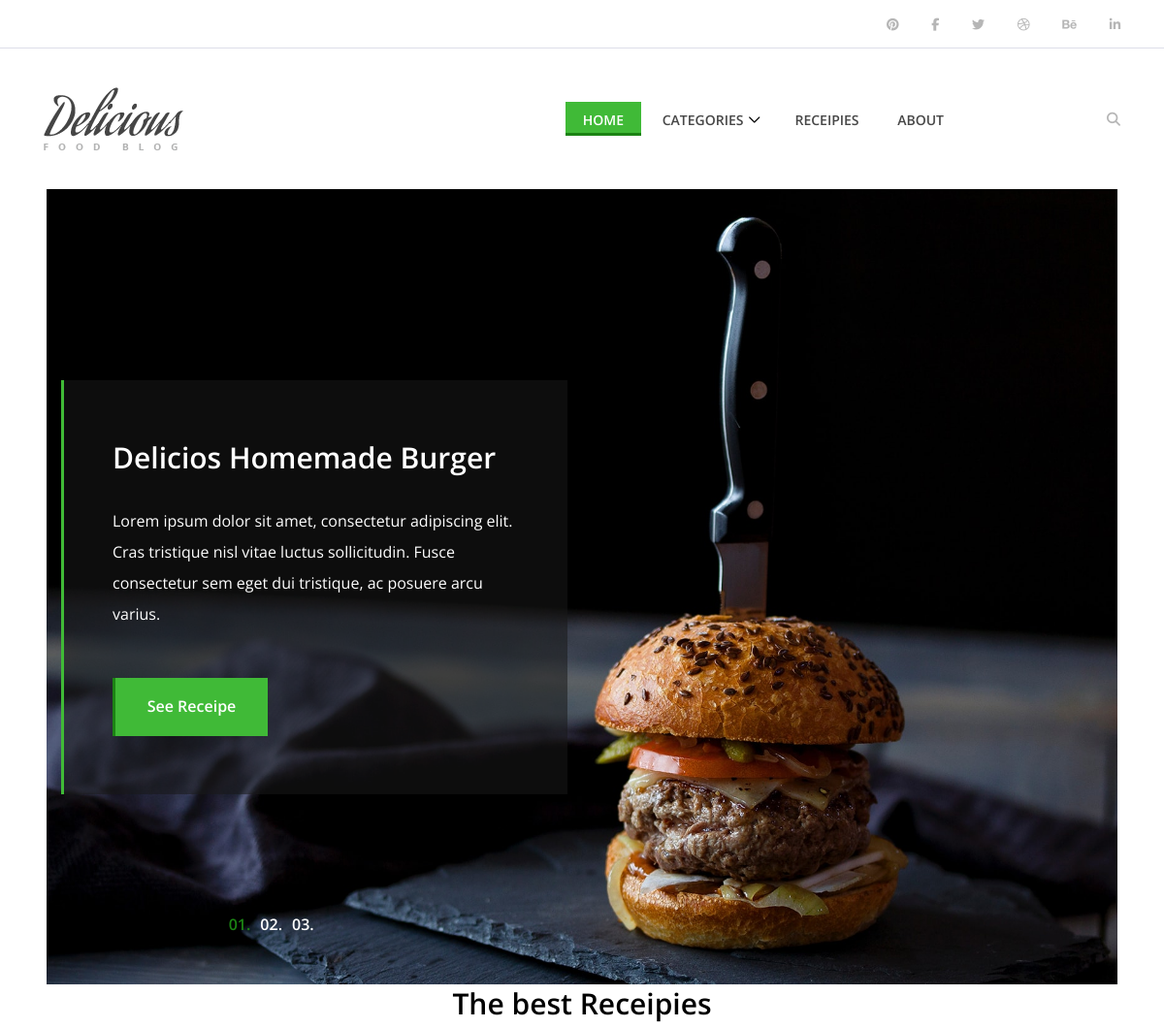
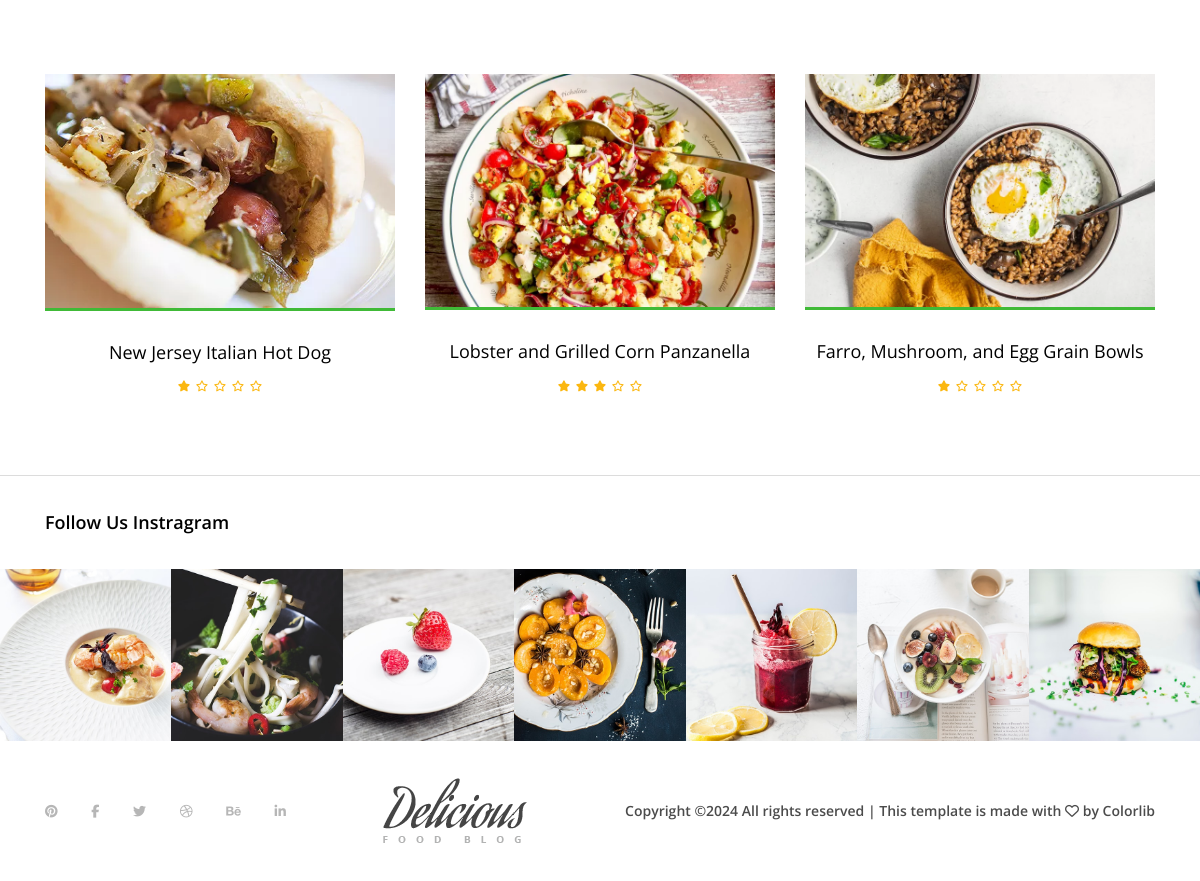
The page /lunch/ on the database its author committed (2 pictures, top to bottom).
### main/models.py (models this page shows, shortened)
class Recipe(models.Model):
    name = models.CharField(max_length=255)
    image = models.ImageField(upload_to='images/', blank=True, null=True)
    description = models.TextField(blank=True,null=True)
    prep = models.CharField(max_length=50)
    cook = models.CharField(max_length=50)
    yields = models.CharField(max_length=100, blank=True, null=True)
    country = models.ForeignKey(Country, on_delete=models.SET_NULL, null=True,blank=True)
    tags = models.ManyToManyField(Tag, blank=True)
    category = models.ForeignKey(Category,on_delete=models.SET_NULL,null=True)
    rating = models.IntegerField(default=0)
    make=RichTextField(blank=True,null=True)
    calories=models.CharField(max_length=255,blank=True,null=True)
    fat=models.CharField(max_length=255,blank=True,null=True)
    carbs=models.CharField(max_length=255,blank=True,null=True)
    protein=models.CharField(max_length=255,blank=True,null=True)
    class Meta:
        ordering = ('-id', )

### main/views.py (the view)
# urls.py: path('lunch/',lunch_view,name='lunch'),
def lunch_view(request):
    lunch=Recipe.objects.all()
    return render(request,'category/lunch.html',{'lunch':lunch})

### main/templatetags/custom_filters.py (called while the page is built)
@register.filter
def times(number):
    return range(number)

### templates/category/lunch.html (shortened to what this page needs)
{%extends 'base.html'%}
{% load static %}
{% load custom_filters %}
{%block content%}
    <section class="hero-area">
        <div class="hero-slides owl-carousel">
            <div class="single-hero-slide bg-img" style="background-image: url({% static 'img/bg-img/bg1.jpg' %});">
                <div class="container h-100">
                    <div class="row h-100 align-items-center">
                        <div class="col-12 col-md-9 col-lg-7 col-xl-6">
                            <div class="hero-slides-content" data-animation="fadeInUp" data-delay="100ms">
                                <h2 data-animation="fadeInUp" data-delay="300ms">Delicios Homemade Burger</h2>
                                <p data-animation="fadeInUp" data-delay="700ms">Lorem ipsum dolor sit amet, consectetur adipiscing elit. Cras tristique nisl vitae luctus sollicitudin. Fusce consectetur sem eget dui tristique, ac posuere arcu varius.</p>
                                <a href="#" class="btn delicious-btn" data-animation="fadeInUp" data-delay="1000ms">See Receipe</a>
                            </div>
                        </div>
                    </div>
                </div>
            </div>
        </div>
    </section>
    <section class="best-receipe-area">
        <div class="container">
            <div class="row">
                <div class="col-12">
                    <div class="section-heading">
                        <h3>The best Receipies</h3>
                    </div>
                </div>
            </div>
            <div class="row">
                {% for receipe in lunch %}
                    {% if receipe.category.name == 'Lunch' %}
                        <div class="col-12 col-sm-6 col-lg-4">
                            <div class="single-best-receipe-area mb-30">
                                <a href = "{% url 'receipe' receipe.id %}">
                                    <img src="{{receipe.image.url}}" alt="">
                                 </a>
                                <div class="receipe-content">
                                    <a href="receipe-post.html">
                                         <h5>{{receipe.name}}</h5>
                                    </a>
                                    <div class="ratings">
                                        {% for star in 5|times %}
                                            {% if star < receipe.rating %}
                                                <i class="fa fa-star" aria-hidden="true"></i>
                                            {% else %}
                                                <i class="fa fa-star-o" aria-hidden="true"></i>
                                            {% endif %}
                                        {% endfor %}
                                    </div>
                                </div>
                             </div>
                        </div>
                    {%endif%}
                {%endfor%}
            </div>
        </div>
    </section>
    <div class="follow-us-instagram">
        <div class="container">
            <div class="row">
                <div class="col-12">
                    <h5>Follow Us Instragram</h5>
                </div>
            </div>
        </div>
        <div class="insta-feeds d-flex flex-wrap">
            <div class="single-insta-feeds">
                <img src="{% static 'img/bg-img/insta1.jpg'%}" alt="">
            </div>
            <div class="single-insta-feeds">
                <img src="{% static 'img/bg-img/insta2.jpg'%}" alt="">
            </div>
            <div class="single-insta-feeds">
                <img src="{% static 'img/bg-img/insta3.jpg'%}" alt="">
            </div>
            <div class="single-insta-feeds">
                <img src="{% static 'img/bg-img/insta4.jpg'%}" alt="">
            </div>
            <div class="single-insta-feeds">
                <img src="{% static 'img/bg-img/insta5.jpg'%}" alt="">
            </div>
            <div class="single-insta-feeds">
                <img src="{% static 'img/bg-img/insta6.jpg'%}" alt="">
            </div>
            <div class="single-insta-feeds">
                <img src="{% static 'img/bg-img/insta7.jpg'%}" alt="">
            </div>
        </div>
    </div>
 {%endblock content%}

### staticfiles/style.css (style rules this page uses)
* { margin: 0; padding: 0; }
body { font-family: "Open Sans", sans-serif; font-size: 14px; }
h1, h2, h3, h4, h5, h6 { color: #000000; line-height: 1.3; font-weight: 600; }
p { color: #9b9b9b; font-size: 14px; line-height: 2; font-weight: 400; }
a, a:hover, a:focus { -webkit-transition-duration: 500ms; transition-duration: 500ms; text-decoration: none; outline: 0 solid transparent; color: #000000; font-weight: 600; font-size: 14px; color: #474747; }
img { height: auto; max-width: 100%; }
.mb-30 { margin-bottom: 30px !important; }
.section-heading { position: relative; z-index: 1; margin-bottom: 80px; text-align: center; }
.section-heading h3 { font-size: 30px; margin-bottom: 0; }
.bg-img { background-position: center center; background-size: cover; background-repeat: no-repeat; }
.delicious-btn { display: inline-block; min-width: 160px; height: 60px; color: #ffffff; border: none; border-left: 3px solid #1c8314; border-radius: 0; padding: 0 30px; font-size: 16px; line-height: 58px; font-weight: 600; -webkit-transition-duration: 500ms; transition-duration: 500ms; text-transform: capitalize; background-color: #40ba37; }
.hero-area { position: relative; z-index: 1; margin-left: 4%; margin-right: 4%; }
.hero-slides { position: relative; z-index: 1; }
.hero-slides .single-hero-slide { width: 100%; height: 820px; position: relative; z-index: 1; }
.hero-slides .single-hero-slide .hero-slides-content { position: relative; z-index: 1; padding: 60px 50px; border-left: 3px solid #40ba37; background-color: rgba(24, 24, 24, 0.54); }
.hero-slides .single-hero-slide .hero-slides-content h2 { font-size: 30px; color: #ffffff; margin-bottom: 30px; font-weight: 600; }
.hero-slides .single-hero-slide .hero-slides-content p { font-size: 16px; margin-bottom: 50px; color: #ffffff; }
.best-receipe-area { position: relative; z-index: 1; padding-bottom: 50px; }
.single-best-receipe-area { position: relative; z-index: 1; }
.single-best-receipe-area img { border-bottom: 3px solid #40ba37; }
.single-best-receipe-area .receipe-content { padding-top: 30px; text-align: center; }
.single-best-receipe-area .receipe-content h5 { font-size: 18px; margin-bottom: 10px; font-weight: 400; -webkit-transition-duration: 500ms; transition-duration: 500ms; }
.single-best-receipe-area .receipe-content .ratings i { font-size: 11px; color: #fbb710; display: inline-block; padding: 0 1px; }
.follow-us-instagram { position: relative; z-index: 1; border-top: 1px solid #dcdcdc; }
.follow-us-instagram h5 { font-size: 18px; padding: 35px 0; margin-bottom: 0; }
.follow-us-instagram .insta-feeds { position: relative; z-index: 1; }
.follow-us-instagram .insta-feeds .single-insta-feeds { position: relative; z-index: 1; -webkit-box-flex: 0; -ms-flex: 0 0 14.2857%; flex: 0 0 14.2857%; max-width: 14.2857%; width: 14.2857%; -webkit-transition-duration: 500ms; transition-duration: 500ms; overflow: hidden; }
.follow-us-instagram .insta-feeds .single-insta-feeds img { width: 100%; -webkit-transition-duration: 500ms; transition-duration: 500ms; }

### rows shown on the page
Recipe: image (picture), name "New Jersey Italian Hot Dog", rating 1 (drawn)
Recipe: image (picture), name "Lobster and Grilled Corn Panzanella", rating 3 (drawn)
Recipe: image (picture), name "Farro, Mushroom, and Egg Grain Bowls", rating 1 (drawn)
